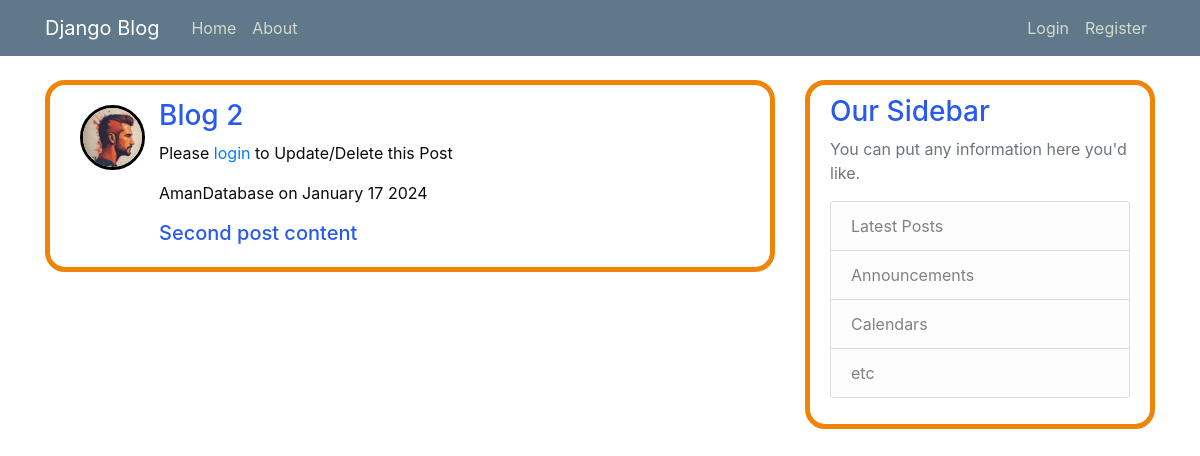
The app's page /post/2/ with its own data.
### blog/models.py (models this page shows, shortened)
class Post(models.Model):
    title = models.CharField(max_length=100)
    content = models.TextField()
    date_posted = models.DateTimeField(default=timezone.now)
    author = models.ForeignKey(User, on_delete= models.CASCADE)

### users/models.py (models this page shows, shortened)
class profile(models.Model):
    user = models.OneToOneField(User, on_delete=models.CASCADE)
    image = models.ImageField(default ='default.jpg', upload_to='profile_pics')

### blog/views.py (the view)
# urls.py: path('post/<int:pk>/', PostDetailView.as_view(),name='post-detail'), #pk=primary key
class PostDetailView(DetailView):
    model=Post
    template_name='blog/detail.html'

### blog/templates/blog/detail.html
{% extends "blog/bash.html" %}
{% block content %}
    <div class="media content-section ">
    <img class="rounded-circle article-img"src="{{ post.author.profile.image.url}}">
        <div class="c12">
            <h3>{{ post.title }}</h3>
            {% if object.author == user %}
                <div class= "mb-2">
                <a class="btn btn-secondary btn-sm mt-1 mb-1" href="{% url 'post-update' object.id %}">Update</a>
                <a class="btn btn-danger btn-sm mt-1 mb-1" href="{% url 'post-delete' object.id %}">Delete</a>
                </div>
            {% else %}
            <p>Please <a href="{% url 'login' %}">login</a> to Update/Delete this Post</p>
            {% endif %}
            <p>{{ post.author}} on {{post.date_posted |date:"F d Y"}}</p>
            <h5>{{ post.content }}</h5>
        </div>
    </div>
{% endblock content %}

### blog/static/blog/main.css (style rules this page uses)
body { background: #ffffff; color: #333333; margin-top: 5rem; }
h1, h2, h3, h4, h5, h6 { color: rgb(40, 90, 239); }
.media { background: rgb(249, 250, 252); border-style: solid; border-color: rgb(8, 8, 8); }
.c12 { color: rgb(11, 11, 11); background: white; padding: 2px; margin: 2px; }
.content-section { background: #ffffff; padding: 10px 20px; border: 5px solid #f08408; border-radius: 20px; margin-bottom: 20px; }
.article-img { height: 65px; width: 65px; margin: 10px; border-style: solid; border-color: rgb(0, 0, 0); }

### records on screen
Post: author.profile.image (picture), title "Blog 2", author "AmanDatabase", date_posted "January 17 2024", content "Second post content"
